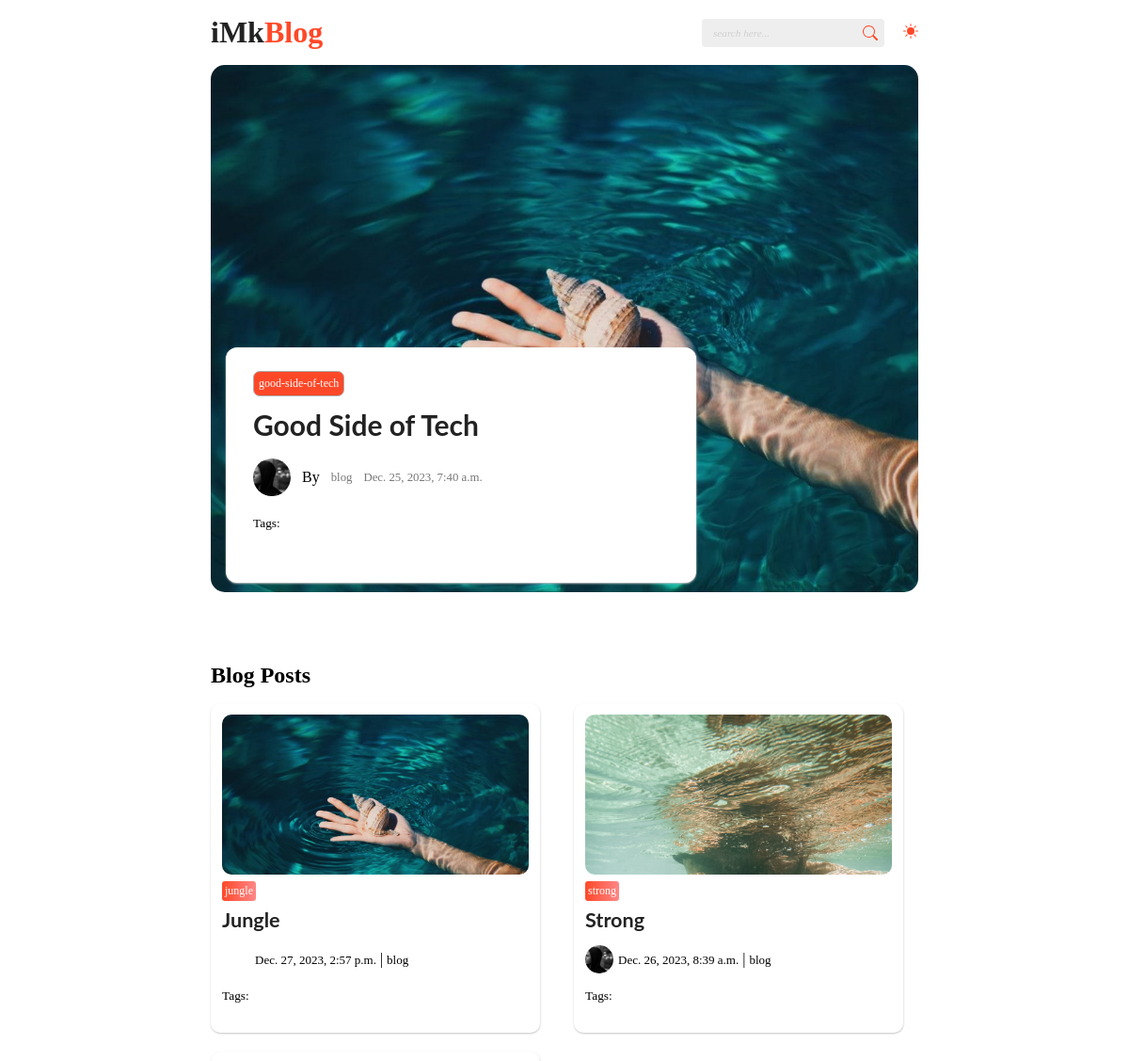
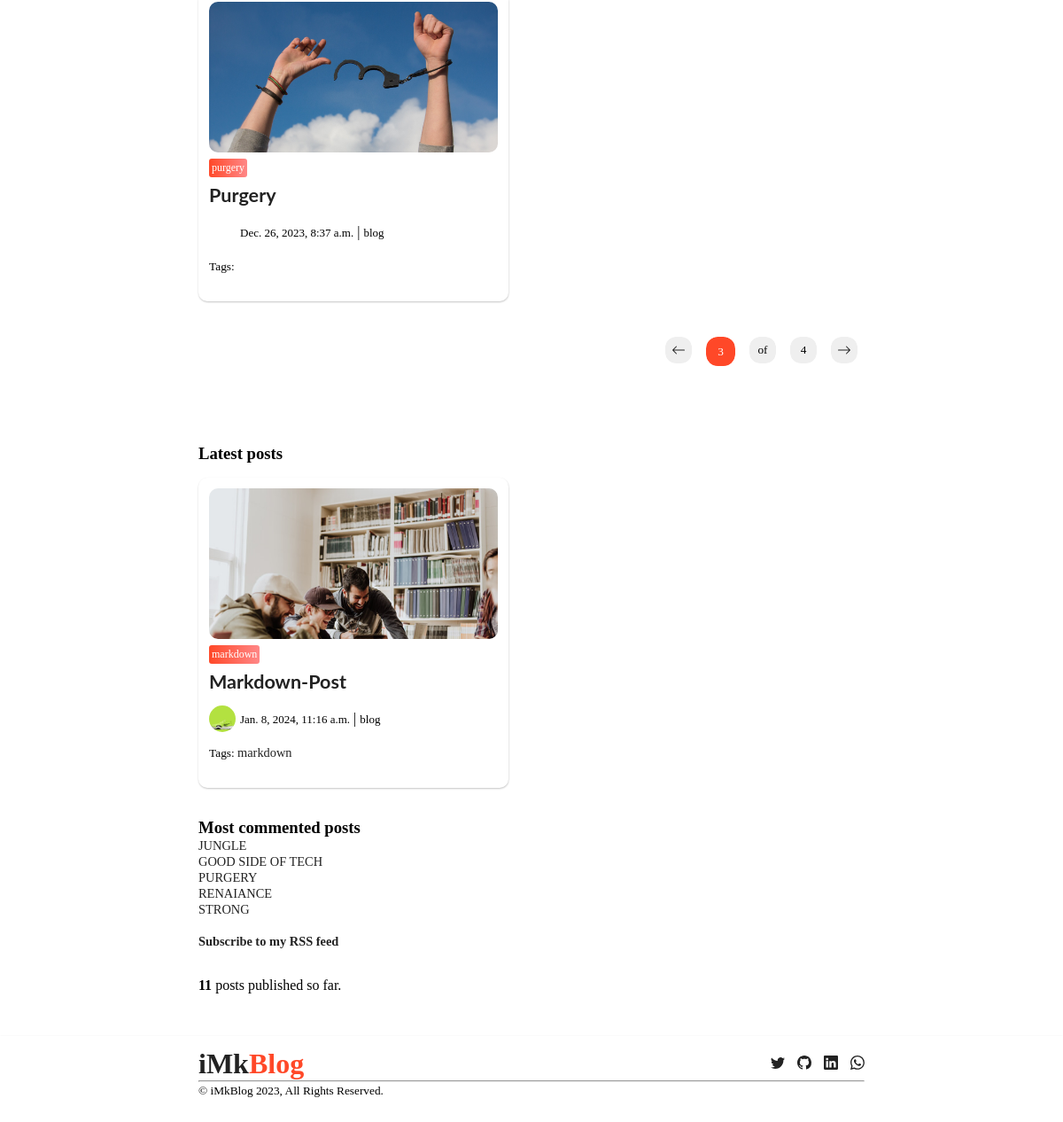
/?page=3, run on the app's committed database (2 pictures, top to bottom).
### app/models.py (models this page shows, shortened)
class Post(models.Model):
    class Status(models.TextChoices):
        DRAFT = 'DF', 'Draft'
        PUBLISHED = 'PB', 'Published'
    title = models.CharField(max_length=255)
    slug = models.SlugField(max_length=250, unique_for_date='publish')
    author = models.ForeignKey(User, on_delete=models.CASCADE, related_name='blog_posts')
    tags = TaggableManager()
    authors_photo = models.ImageField(upload_to='media', height_field=None, width_field=None, max_length=None, blank=True)
    cover_photo = models.ImageField(upload_to='media', height_field=None, width_field=None, max_length=None, blank=True)
    post_photo_one = models.ImageField(upload_to='media', height_field=None, width_field=None, max_length=None, blank=True)
    post_photo_two = models.ImageField(upload_to='media', height_field=None, width_field=None, max_length=None, blank=True)
    post_photo_three = models.ImageField(upload_to='media', height_field=None, width_field=None, max_length=None, blank=True)
    body = models.TextField()
    blockquote = models.TextField(max_length=200, blank=True)
    publish = models.DateTimeField(default=timezone.now)
    created = models.DateField(auto_now_add=True)
    update = models.DateTimeField(auto_now=True)
    pinned_post = models.BooleanField(default=False)
    status = models.CharField(max_length=2, choices=Status.choices, default=Status.DRAFT)
    objects = models.Manager() #django manager
    published = PublishedManager() #custom manager
    class Meta:
        verbose_name_plural = 'Post'
        ordering = ['-publish']
        indexes = [
            models.Index(fields=['-publish'])
        ]
    def get_absolute_url(self):
        return reverse("app:post_detail", args=[self.publish.year,
                                                self.publish.month,
                                                self.publish.day,
                                                self.slug])

### app/views.py (the view)
# urls.py: path('', views.home, name='home'),
def home(request, tag_slug=None):
    post_list = Post.published.all()
    pinned_post = Post.objects.filter(pinned_post=True)
    tag = None
    if tag_slug:
        tag = get_object_or_404(Tag, slug=tag_slug)
        post_list = post_list.filter(tags__in=[tag])
    paginator = Paginator(post_list, 3)
    page_number = request.GET.get('page')
    try:
        posts = paginator.page(page_number)
    except PageNotAnInteger:
        posts = paginator.page(1)
    except EmptyPage:
        posts = paginator.page(paginator.num_pages)
    return render(request, 'app/index.html', {'posts': posts, 'latest_post':pinned_post, 'tag':tag})

### app/models.py (called while the page is built)
    def get_queryset(self):
        return super().get_queryset()\
            .filter(status=Post.Status.PUBLISHED)

### app/templatetags/blog_tags.py (called while the page is built)
@register.simple_tag
def total_posts():
    return Post.published.count()

@register.inclusion_tag('app/latest_posts.html')
def show_latest_posts(count=5):
    latest_posts = Post.published.order_by('-publish')[:count]
    return {'latest_posts':latest_posts}

@register.simple_tag
def get_most_commented_posts(count=5):
    return Post.published.annotate(
        total_comments=Count('comments')
    ).order_by('-total_comments')[:count]

### templates/app/index.html (shortened to what this page needs)
{% extends "app/base.html" %}
{% load blog_tags %}
{% load static %}
{% block content %}
<main class="container">
    <section class="banner">
      {% for latest in latest_post %}
      <div class="banner-image"
      style="background-image:url('{{latest.cover_photo.url}}')"
      >
      </div>
      <div class="jumbotron">
        <div class="badge">
          <button>{{latest.slug}}</button>
        </div>
        <div class="banner-title">
          <a href="{{latest.get_absolute_url }}">
            <h1>
              {{latest.title}}
            </h1>
          </a>
        </div>
        <div class="banner-author">
          <div class="author-image"
          style="background-image:url('{{latest.authors_photo.url}}')"
          ></div>
          <p>By</p>
          <div class="authors-name">
            <p>{{latest.author}}</p>
          </div>
          <div class="date-published">
            <p>{{latest.publish}}</p>
          </div>
        </div>
        <small>Tags: {{ post.tags.all|join:", " }}</small>
        {% endfor %}
      </div>
    </section>
    <section class="main-text">
      <h2>Blog Posts</h2>
      <div class="posts">
        {% for post in posts %}
        <div class="first-post">
          <div class="first-post-image"
          style="background-image:url('{{post.cover_photo.url}}')"
          ></div>
          <div class="badge">
            <button>{{post.slug}}</button>
          </div>
          <div class="first-post-title">
            <a href="{{ post.get_absolute_url }}">
              <h2>{{ post.title|truncatewords:3 }}</h2>
            </a>
          </div>
          <div class="first-post-author">
            <div class="first-post-author-image"
            style="background-image:url('{{post.authors_photo.url}}')"
            ></div>
            <div class="first-post-authors-name">
              <span> {{ post.publish }}</span> |
              <span> {{ post.author }}</span>
            </div>
          </div>
          <div class="tags">
            <small>Tags:
            </small>
          </div>
        </div>
        {% endfor %}
      </div>
      <div class="paginator">
        {% include "app/paginator.html" with page=posts %}
      </div>
      <h3>Latest posts</h3>
      {% show_latest_posts 1 %}
      <br>
      <h3>Most commented posts</h3>
      {% get_most_commented_posts as most_commented_posts %}
      <ol>
        {% for post in most_commented_posts %}
        <li>
          <a href="{{ post.get_absolute_url }}">{{ post.title|upper }}</a>
        </li>
        {% endfor %}
      </ol>
      <br>
      <p>
        <a href="{% url "app:post_feed" %}">
        Subscribe to my RSS feed
        </a>
        </p>
      <br>
      <div> <b> {% total_posts %} </b> posts published so far.</div>
    </section>
  </main>
{% endblock content %}

### templates/app/latest_posts.html (shortened to what this page needs)
{% load blog_tags %}
{% load static %}
{% block content %}
<div class="posts">
    {% for post in latest_posts %}
    <div class="first-post">
      <div class="first-post-image"
      style="background-image:url('{{post.cover_photo.url}}')"
      ></div>
      <div class="badge">
        <button>{{post.slug}}</button>
      </div>
      <div class="first-post-title">
        <a href="{{ post.get_absolute_url }}">
          <h2>{{ post.title|truncatewords:3 }}</h2>
        </a>
      </div>
      <div class="first-post-author">
        <div class="first-post-author-image"
        style="background-image:url('{{post.authors_photo.url}}')"
        ></div>
        <div class="first-post-authors-name">
          <span> {{ post.publish }}</span> |
          <span> {{ post.author }}</span>
        </div>
      </div>
      <div class="tags">
        <small>Tags:
          {% for tag in post.tags.all %}
          <a href="{% url "app:post_list_by_tag" tag.slug %}">
            {{tag.name}}
          </a>
          {% endfor %}
        </small>
      </div>
    </div>
    {% endfor %}
  </div>
{% endblock content %}

### static/assets/style.css (style rules this page uses)
* { font-family: poppins; margin: 0; padding: 0; box-sizing: border-box; }
li { list-style: none; }
a { text-decoration: none; font-size: 0.9rem; transition: .3s ease; color: #222; }
button { cursor: pointer; }
.container { padding-left: 14rem; padding-right: 14rem; }
::placeholder { font-size: 0.7rem; color: #cfcfcf; font-style: italic; padding-inline-start: 5px; }
main { position: relative; }
main .banner { margin-bottom: 10%; }
main .banner .banner-image { width: 100%; border-radius: 15px; min-height: 70vh; max-height: 70vh; object-fit: cover; background-repeat: no-repeat; background-size: cover; }
.banner .jumbotron { background-color: #fff; border-radius: 12px; padding: 20px 29px; width: 500px; height: 250px; box-shadow: 0.2px 1px 2px #c5c5c5; position: absolute; left: 20%; top: 300px; transition: 1s; }
main .jumbotron .badge button { outline: none; border: 1px solid rgb(175, 175, 175); padding: 5px; border-radius: 7px; color: #fff; background-color: rgb(255, 72, 40); margin: 5px 0; font-size: 12px; }
main .jumbotron .banner-title h1 { margin: 8px 0 3px 0; font-size: 30px; font-family: lato; line-height: 34px; transition: 1s ease-in-out; }
main .banner-author { display: flex; align-items: center; gap: 12px; margin: 19px 0; }
main .banner .author-image { height: 40px; width: 40px; border-radius: 20px; background-size: cover; }
main .authors-name p, .date-published p { font-weight: light; font-size: .8rem; color: rgb(119, 119, 119); }
main .main-text { margin-top: 50px; }
main .main-text p { font-weight: bold; margin-bottom: 14px; }
.posts { display: grid; grid-template-columns: repeat(auto-fit, minmax(290px, 1fr)); gap: 20px; margin: 1em 0; }
.first-post { height: 350px; width: 350px; box-shadow: 0.2px 1px 2px #c5c5c5; border-radius: 10px; padding: 12px; transition: 1s; opacity: 0; animation: fadeInRight 0.85s ease-in-out forwards; }
.first-post-image { height: 170px; border-radius: 10px; background-repeat: no-repeat; background-size: cover; }
.first-post .badge button { outline: none; border: none; padding: 3px; border-radius: 3px; color: #fff; background: linear-gradient(to left, #ff8787, rgb(255, 72, 40)); margin: 7px 0; font-size: 12px; }
.first-post-title h2 { font-family: lato; }
.first-post-author { display: flex; align-items: center; gap: 5px; }
.first-post-author-image { height: 30px; width: 30px; border-radius: 15px; background-size: cover; }
.first-post-author .first-post-authors-name span { font-size: 13px; font-weight: 300; }
.first-post-author { margin: 14px 0; }

### data on the page
Post: cover_photo (picture), slug "good-side-of-tech", title "Good Side of Tech", authors_photo (picture), author "blog", publish "Dec. 25, 2023, 7:40 a.m.", title "GOOD SIDE OF TECH"
Post: cover_photo (picture), slug "jungle", title "Jungle", publish "Dec. 27, 2023, 2:57 p.m.", author "blog", title "JUNGLE"
Post: cover_photo (picture), slug "strong", title "Strong", authors_photo (picture), publish "Dec. 26, 2023, 8:39 a.m.", author "blog", title "STRONG"
Post: cover_photo (picture), slug "purgery", title "Purgery", publish "Dec. 26, 2023, 8:37 a.m.", author "blog", title "PURGERY"
Post: cover_photo (picture), slug "markdown", title "Markdown-Post", authors_photo (picture), publish "Jan. 8, 2024, 11:16 a.m.", author "blog"
Tag: name "markdown"
Post: title "RENAIANCE"

### other printed values
{{ page.number }} "3"
{{ page.paginator.num_pages }} "4"
